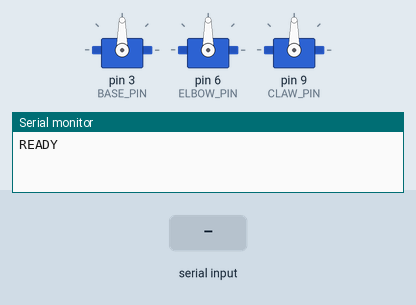
This sketch was run on a simulated Arduino Uno, built with avr-gcc and run on an emulated ATmega328P. Parts: 3 × servo, the last lines printed to the serial monitor. Inputs (shaded band) come from the test bench.

Above: at 1.2 s.
1.3 s: "B,45\n" received over Serial
At 2.3 s:
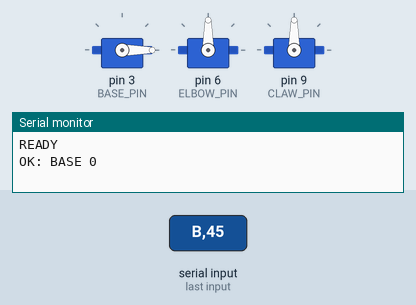
2.8 s: "C,45\n" received over Serial
At 3.4 s:
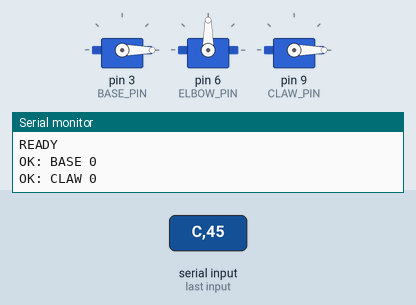
4.3 s: "B90\n" received over Serial
At 5.5 s:
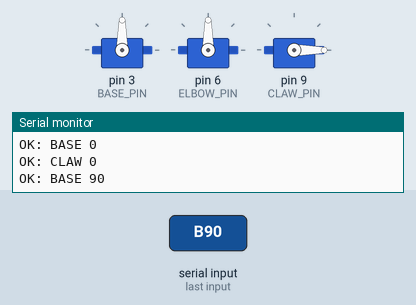
5.8 s: "b,45\n" received over Serial
At 6.9 s:
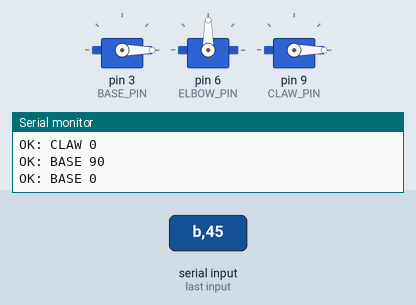
7.3 s: "b90\n" received over Serial
At 8.0 s:
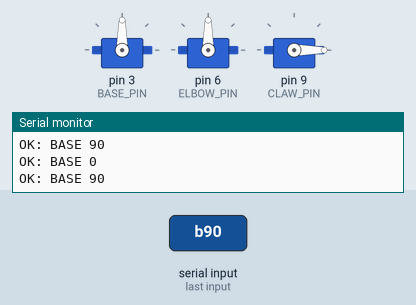
Timing chart, 0 to 9.8 s (numbered marks = the images above; inputs shaded):
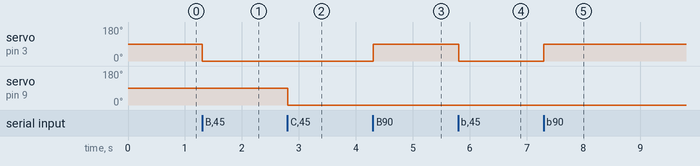

The sketch:

arm_serial_controller.ino
```cpp
#include <Servo.h>

// Servo objects
Servo baseServo;
Servo elbowServo;
Servo clawServo;

// Arduino pins
const int BASE_PIN = 3;
const int ELBOW_PIN = 6;
const int CLAW_PIN = 9;

// Safe joint limits
const int BASE_MIN = 0;
const int BASE_MAX = 180;

const int ELBOW_MIN = 30;
const int ELBOW_MAX = 180;

const int CLAW_MIN = 0;
const int CLAW_MAX = 180;

// Current servo positions
int basePosition = 90;
int elbowPosition = 90;
int clawPosition = 90;

void setup()
{
    Serial.begin(9600);

    baseServo.attach(BASE_PIN);
    elbowServo.attach(ELBOW_PIN);
    clawServo.attach(CLAW_PIN);

    baseServo.write(basePosition);
    elbowServo.write(elbowPosition);
    clawServo.write(clawPosition);

    Serial.println("READY");
}

void loop()
{
    if (Serial.available() > 0)
    {
        String command = Serial.readStringUntil('\n');
        command.trim();

        processCommand(command);
    }
}

void processCommand(String command)
{
    if (command.length() < 2)
    {
        Serial.println("ERROR: Invalid command");
        return;
    }

    char joint = command.charAt(0);
    int angle = command.substring(1).toInt();

    if (joint == 'B' || joint == 'b')
    {
        moveServo(
            baseServo,
            angle,
            BASE_MIN,
            BASE_MAX,
            basePosition,
            "BASE");
    }
    else if (joint == 'E' || joint == 'e')
    {
        moveServo(
            elbowServo,
            angle,
            ELBOW_MIN,
            ELBOW_MAX,
            elbowPosition,
            "ELBOW");
    }
    else if (joint == 'C' || joint == 'c')
    {
        moveServo(
            clawServo,
            angle,
            CLAW_MIN,
            CLAW_MAX,
            clawPosition,
            "CLAW");
    }
    else
    {
        Serial.println("ERROR: Unknown joint");
    }
}

void moveServo(
    Servo &servo,
    int angle,
    int minimumAngle,
    int maximumAngle,
    int &currentPosition,
    const char *jointName)
{
    if (angle < minimumAngle || angle > maximumAngle)
    {
        Serial.print("ERROR: ");
        Serial.print(jointName);
        Serial.println(" angle outside safe range");

        return;
    }

    servo.write(angle);
    currentPosition = angle;

    Serial.print("OK: ");
    Serial.print(jointName);
    Serial.print(" ");
    Serial.println(angle);
}
```

Measured:
- after the input at 1.3 s, servo on pin 3 (BASE_PIN): 90° → 0° at once
- after the input at 2.8 s, servo on pin 9 (CLAW_PIN): 90° → 0° at once
- after the input at 4.3 s, servo on pin 3 (BASE_PIN): 0° → 90° at once
- after the input at 5.8 s, servo on pin 3 (BASE_PIN): 90° → 0° at once
- after the input at 7.3 s, servo on pin 3 (BASE_PIN): 0° → 90° at once
